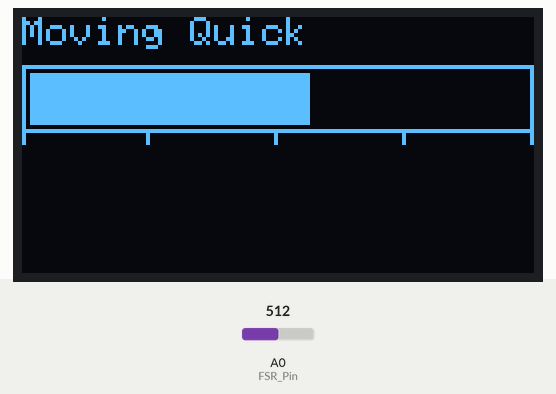
This sketch was run on a simulated Arduino Uno, built with avr-gcc and run on an emulated ATmega328P. Shown: 128×64 one-colour display. Inputs (shaded band) come from the test bench; at power-on: A0 (FSR_Pin) = 512.

Above: at 1.2 s.
1.3 s: A0 (FSR_Pin) set to 716
At 2.5 s:
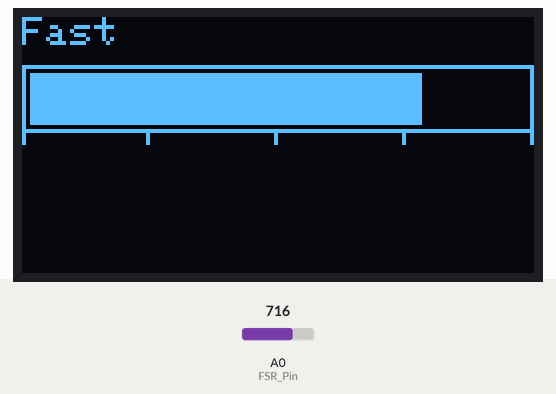
2.8 s: A0 (FSR_Pin) set to 900
At 3.4 s:
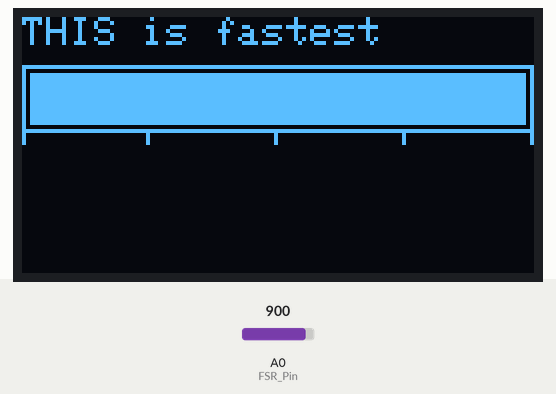
4.3 s: A0 (FSR_Pin) set to 306
At 4.9 s:
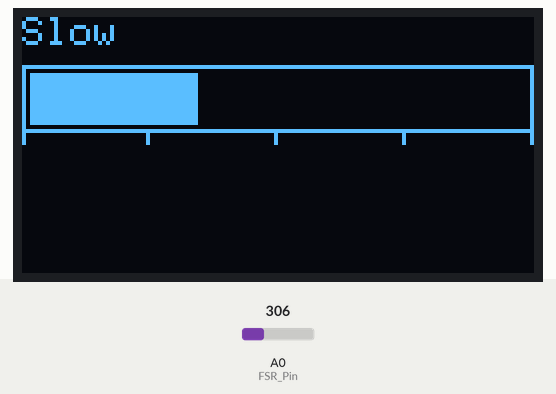
5.8 s: A0 (FSR_Pin) set to 122
At 6.2 s:
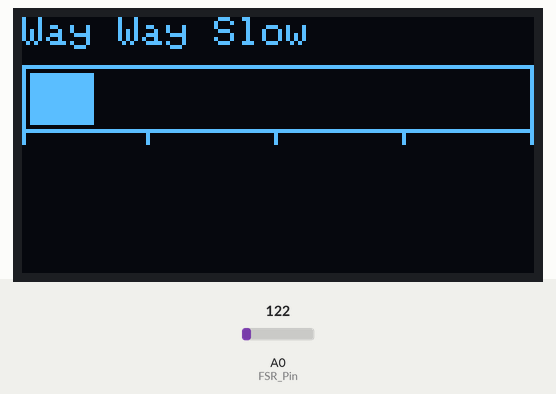
7.3 s: A0 (FSR_Pin) set to 0
At 8.0 s:
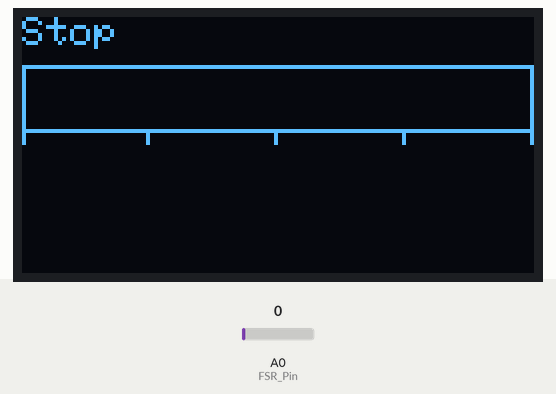
8.8 s: A0 (FSR_Pin) set to 1023
At 10.2 s:
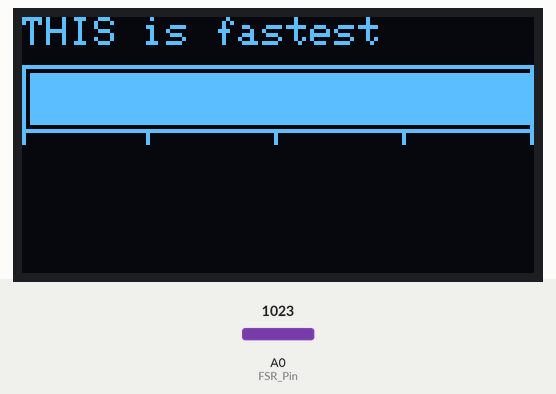
Timing chart, 0 to 11.3 s (numbered marks = the images above; inputs shaded):
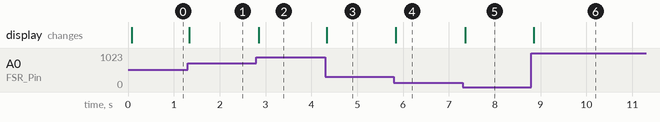

The sketch:

oled_with_force.ino
```cpp
#define OLED_DC 11
#define OLED_CS 12
#define OLED_CLK 10
#define OLED_MOSI 9   //(Pin on OLED labeled DATA)
#define OLED_RESET 13

#include <Wire.h>
#include <Adafruit_GFX.h>
#include <Adafruit_SSD1306.h>

Adafruit_SSD1306 display(OLED_MOSI, OLED_CLK, OLED_DC, OLED_RESET, OLED_CS);

float step = 900/16;
int FSR_Pin = A0; //analog pin 0

void setup() {
  display.begin(SSD1306_SWITCHCAPVCC);
  display.clearDisplay();
  display.display();
}

void drawForce(double i) {
  display.drawLine(0, 12, 0, 31, WHITE);

  display.drawLine(63, 28, 63, 31, WHITE);
  display.drawLine(127, 12, 127, 31, WHITE);
  display.drawLine(31, 28, 31, 31, WHITE);

  display.drawLine(95, 28, 95, 31, WHITE);
  display.drawLine(0, 28, 127, 28, WHITE);
  display.drawLine(0, 12, 127, 12, WHITE);

  display.fillRect(2, 14, (124 * i), 13, 1);
}

void loop() {
  int FSRReading = analogRead(FSR_Pin);

  display.clearDisplay();
  display.setTextSize(1);
  display.setTextColor(WHITE);
  display.setCursor(0,0);

  double val = (double)FSRReading / 900;

  if (FSRReading < step * 1) {
    display.print("Stop");
  } else if (FSRReading < step * 2) {
    display.print("Slowest");
  } else if (FSRReading < step * 3) {
    display.print("Way Way Slow");
  } else if (FSRReading < step * 4) {
    display.print("Way Slow");
  } else if (FSRReading < step * 5) {
    display.print("Less Way Slow");
  } else if (FSRReading < step * 6) {
    display.print("Slow");
  } else if (FSRReading < step * 7) {
    display.print("Easy-Going");
  } else if (FSRReading < step * 8) {
    display.print("Cruising");
  } else if (FSRReading < step * 9) {
    display.print("Moving Right Along");
  } else if (FSRReading < step * 10) {
    display.print("Moving Quick");
  } else if (FSRReading < step * 11) {
    display.print("Moving Quicker");
  } else if (FSRReading < step * 12) {
    display.print("Moving Pretty Quick");
  } else if (FSRReading < step * 13) {
    display.print("Fast");
  } else if (FSRReading < step * 14) {
    display.print("Faster");
  } else if (FSRReading < step * 15) {
    display.print("Fastest");
  } else if (FSRReading >= step * 15) {
    display.print("THIS is fastest");
  }

  drawForce(val);

  display.display();

}
```

Measured:
- after the input at 1.3 s, the display: changes at once (image 1)
- after the input at 2.8 s, the display: changes after 0.06 s (image 2)
- after the input at 4.3 s, the display: changes at once (image 3)
- after the input at 5.8 s, the display: changes at once (image 4)
- after the input at 7.3 s, the display: changes after 0.05 s (image 5)
- after the input at 8.8 s, the display: changes after 0.05 s (image 6)
